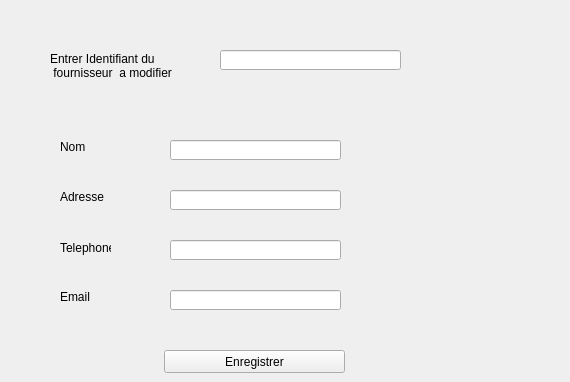
      <widget class="QWidget" name="tab_3">
       <attribute name="icon">
        <iconset>
         <normaloff>../../Projet C++/123732013_1045972172495472_690709610642558918_n.png</normaloff>../../Projet C++/123732013_1045972172495472_690709610642558918_n.png</iconset>
       </attribute>
       <attribute name="title">
        <string> Modifier</string>
       </attribute>
       <widget class="QLineEdit" name="lineEdit_identifiantM">
        <property name="geometry">
         <rect>
          <x>220</x>
          <y>50</y>
          <width>181</width>
          <height>20</height>
         </rect>
        </property>
        <property name="maxLength">
         <number>8</number>
        </property>
       </widget>
       <widget class="QLabel" name="label_17">
        <property name="geometry">
         <rect>
          <x>50</x>
          <y>40</y>
          <width>151</width>
          <height>51</height>
         </rect>
        </property>
        <property name="font">
         <font>
          <pointsize>9</pointsize>
          <weight>50</weight>
          <bold>false</bold>
         </font>
        </property>
        <property name="text">
         <string>Entrer Identifiant du 
 fournisseur  a modifier</string>
        </property>
       </widget>
       <widget class="QLabel" name="label_11">
        <property name="geometry">
         <rect>
          <x>60</x>
          <y>140</y>
          <width>47</width>
          <height>14</height>
         </rect>
        </property>
        <property name="text">
         <string>Nom</string>
        </property>
       </widget>
       <widget class="QLabel" name="label_15">
        <property name="geometry">
         <rect>
          <x>60</x>
          <y>190</y>
          <width>47</width>
          <height>14</height>
         </rect>
        </property>
        <property name="text">
         <string>Adresse</string>
        </property>
       </widget>
       <widget class="QLabel" name="label_16">
        <property name="geometry">
         <rect>
          <x>60</x>
          <y>240</y>
          <width>51</width>
          <height>16</height>
         </rect>
        </property>
        <property name="text">
         <string>Telephone</string>
        </property>
       </widget>
       <widget class="QLabel" name="label_19">
        <property name="geometry">
         <rect>
          <x>60</x>
          <y>290</y>
          <width>47</width>
          <height>14</height>
         </rect>
        </property>
        <property name="text">
         <string>Email</string>
        </property>
       </widget>
       <widget class="QLineEdit" name="lineEdit_nom1">
        <property name="geometry">
         <rect>
          <x>170</x>
          <y>140</y>
          <width>171</width>
          <height>20</height>
         </rect>
        </property>
       </widget>
       <widget class="QLineEdit" name="lineEdit_2">
        <property name="geometry">
         <rect>
          <x>170</x>
          <y>190</y>
          <width>171</width>
          <height>20</height>
         </rect>
        </property>
       </widget>
       <widget class="QLineEdit" name="lineEdit_3">
        <property name="geometry">
         <rect>
          <x>170</x>
          <y>240</y>
          <width>171</width>
          <height>20</height>
         </rect>
        </property>
        <property name="maxLength">
         <number>11</number>
        </property>
       </widget>
       <widget class="QLineEdit" name="lineEdit_4">
        <property name="geometry">
         <rect>
          <x>170</x>
          <y>290</y>
          <width>171</width>
          <height>20</height>
         </rect>
        </property>
       </widget>
       <widget class="QPushButton" name="pushButton_M">
        <property name="geometry">
         <rect>
          <x>164</x>
          <y>350</y>
          <width>181</width>
          <height>23</height>
         </rect>
        </property>
        <property name="text">
         <string>Enregistrer</string>
        </property>
       </widget>
       <widget class="QLabel" name="label_20">
        <property name="geometry">
         <rect>
          <x>390</x>
          <y>120</y>
          <width>171</width>
          <height>201</height>
         </rect>
        </property>
        <property name="text">
         <string/>
        </property>
        <property name="pixmap">
         <pixmap>../../Projet C++/modifier info.jpg</pixmap>
        </property>
       </widget>
      </widget>
